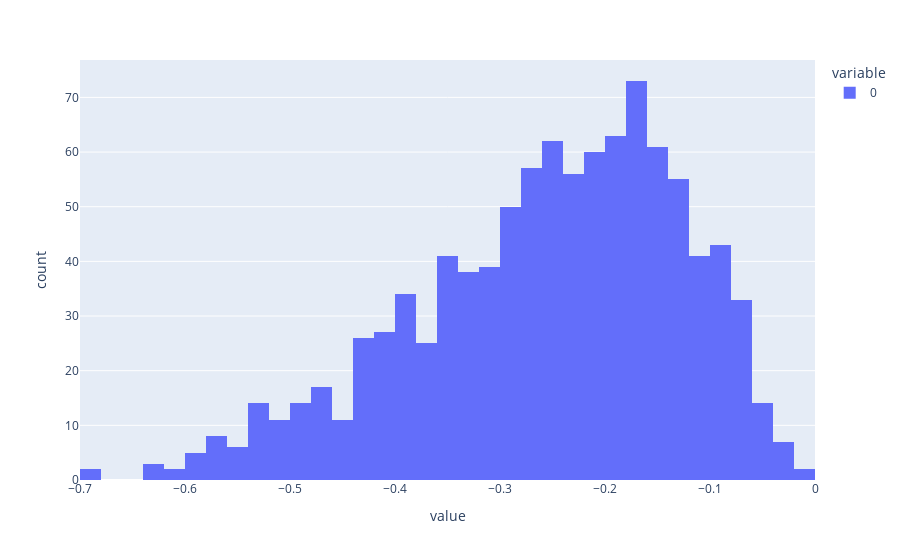

Notebook source saved alongside this figure:
### Code cell
from components.probability import beta_with_mode_at

# px.histogram(beta_with_mode_at(0.8, 1000, interval=(-1,0)))

### Figure 1 — Plotly figure (JSON) as saved in the notebook; plotly's stock layout.template omitted (floating-point values rounded to 4 significant figures; data arrays with more than 128 entries replaced by an {"elided": "..."} marker saying what was removed)
{"data": [{"alignmentgroup": "True", "bingroup": "x", "hovertemplate": "variable=0<br>value=%{x}<br>count=%{y}<extra></extra>", "legendgroup": "0", "marker": {"color": "#636efa", "pattern": {"shape": ""}}, "name": "0", "offsetgroup": "0", "orientation": "v", "showlegend": true, "type": "histogram", "x": {"elided": "1000 float values"}, "xaxis": "x", "yaxis": "y"}], "layout": {"barmode": "relative", "legend": {"title": {"text": "variable"}, "tracegroupgap": 0}, "margin": {"t": 60}, "xaxis": {"anchor": "y", "domain": [0, 1], "title": {"text": "value"}}, "yaxis": {"anchor": "x", "domain": [0, 1], "title": {"text": "count"}}}}
